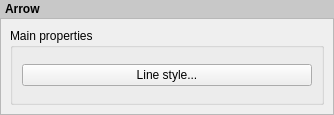
<?xml version="1.0" encoding="UTF-8"?>
<ui version="4.0">
 <class>ComposerPolylineWidgetBase</class>
 <widget class="QWidget" name="ComposerPolylineWidgetBase">
  <property name="geometry">
   <rect>
    <x>0</x>
    <y>0</y>
    <width>334</width>
    <height>115</height>
   </rect>
  </property>
  <property name="windowTitle">
   <string>Form</string>
  </property>
  <layout class="QVBoxLayout" name="verticalLayout">
   <property name="spacing">
    <number>0</number>
   </property>
   <property name="leftMargin">
    <number>0</number>
   </property>
   <property name="topMargin">
    <number>0</number>
   </property>
   <property name="rightMargin">
    <number>0</number>
   </property>
   <property name="bottomMargin">
    <number>0</number>
   </property>
   <item>
    <widget class="QLabel" name="label_3">
     <property name="sizePolicy">
      <sizepolicy hsizetype="Preferred" vsizetype="Maximum">
       <horstretch>0</horstretch>
       <verstretch>0</verstretch>
      </sizepolicy>
     </property>
     <property name="styleSheet">
      <string notr="true">padding: 2px; font-weight: bold; background-color: rgb(200, 200, 200);</string>
     </property>
     <property name="text">
      <string>Arrow</string>
     </property>
    </widget>
   </item>
   <item>
    <widget class="QScrollArea" name="scrollArea">
     <property name="widgetResizable">
      <bool>true</bool>
     </property>
     <widget class="QWidget" name="scrollAreaWidgetContents">
      <property name="geometry">
       <rect>
        <x>0</x>
        <y>0</y>
        <width>332</width>
        <height>97</height>
       </rect>
      </property>
      <layout class="QVBoxLayout" name="mainLayout">
       <item>
        <widget class="QgsCollapsibleGroupBoxBasic" name="groupBox">
         <property name="focusPolicy">
          <enum>Qt::StrongFocus</enum>
         </property>
         <property name="title">
          <string>Main properties</string>
         </property>
         <property name="syncGroup" stdset="0">
          <string notr="true">composeritem</string>
         </property>
         <property name="collapsed" stdset="0">
          <bool>false</bool>
         </property>
         <layout class="QVBoxLayout" name="verticalLayout_2">
          <item>
           <widget class="QPushButton" name="mLineStyleButton">
            <property name="text">
             <string>Line style...</string>
            </property>
           </widget>
          </item>
         </layout>
        </widget>
       </item>
      </layout>
     </widget>
    </widget>
   </item>
  </layout>
 </widget>
 <customwidgets>
  <customwidget>
   <class>QgsCollapsibleGroupBoxBasic</class>
   <extends>QGroupBox</extends>
   <header>qgscollapsiblegroupbox.h</header>
   <container>1</container>
  </customwidget>
 </customwidgets>
 <tabstops>
  <tabstop>scrollArea</tabstop>
  <tabstop>mLineStyleButton</tabstop>
 </tabstops>
 <resources/>
 <connections/>
</ui>
